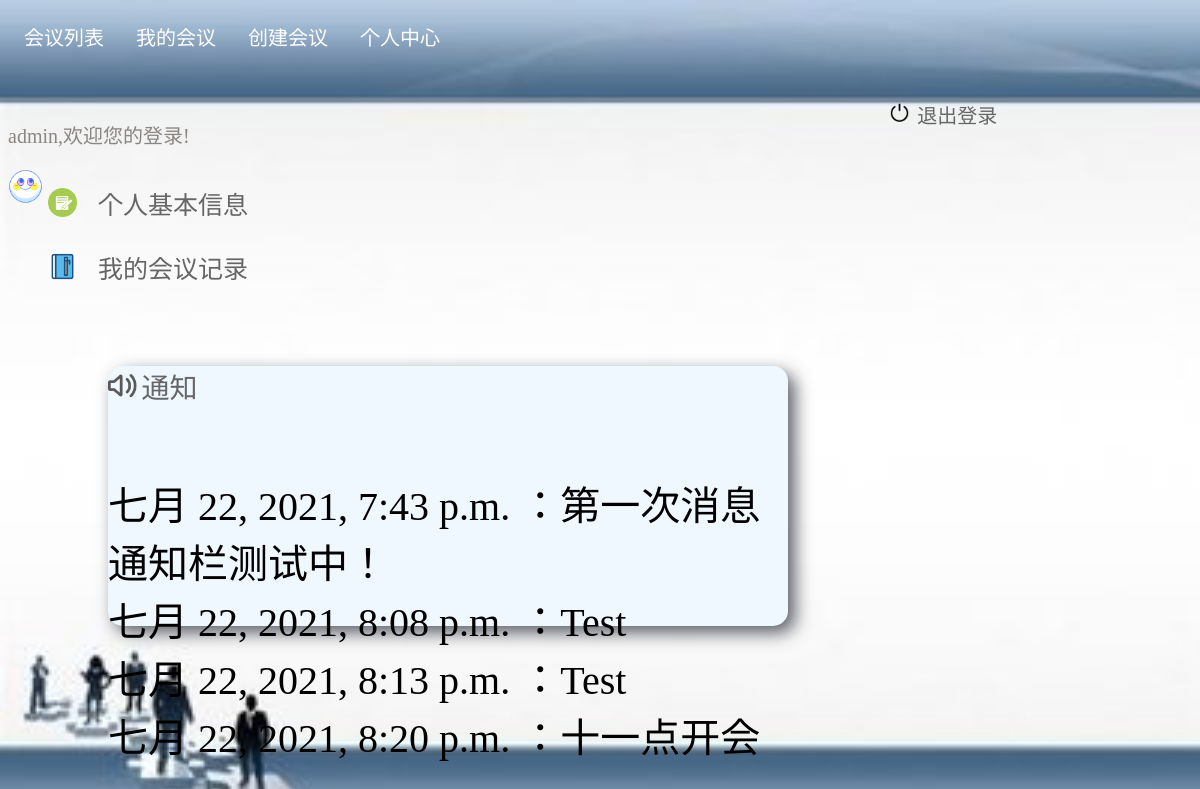
The page /top_personalcentre/1admin on the database its author committed.
### myapp/models.py (models this page shows)
class Message(models.Model):
    message_time=models.DateTimeField(null=True)
    message_content=models.CharField(max_length=200)
    class Meta:
        db_table='Message'

### myapp/views.py (the view)
# urls.py: path('top_personalcentre/<int:pIndex><str:name>', views.top_personalcentre, name='top_personalcentre'),
def top_personalcentre(request,pIndex,name):
    message = Message.objects.all()
    context={
        'name':name,
        'pIndex':pIndex,
        'message':message,
    }
    return render(request,'myapp/meeting_personal.html',context)

### templates/myapp/meeting_personal.html (shortened to what this page needs)
 {% extends 'myapp/base.html' %}
{% block content %}
     <div class="left">
         <marquee><p>{{ name }},欢迎您的登录!</p><img src="../../static/images/笑脸.png" height="35px" width="35px" /></marquee>
     </div>
     <ul class="ulli">
         <li class="li01"> <a href="{% url 'edit_person' name %}"> 个人基本信息</a></li><br/>
         <li class="li02"> <a href="{% url 'show_join' name %}}">我的会议记录</a></li>
     </ul>
     <div class="rig">
        <div class="div1" ><li><a href="{% url 'dologout' %}">退出登录</a></div>
      </div>                                                                                                                                                                       </div>
    <br/><br/>
      <div style="  background-color: aliceblue; border-radius:15px; width: 680px; height: 260px;float: left;margin-left: 100px;margin-top:20px;box-shadow: 7px 7px 17px rgba(52, 56, 66, 0.8);" >
         <p class="str">通知</p>
      <div style="margin-top: 40px; font-size: 40px">
      <marquee scrolldelay="110">
      {% for port in message %}
         {{ port.message_time }} ：{{ port.message_content }} <br>
      {% endfor %}
      </marquee>
      </div>
        </div>
{% endblock %}

### templates/myapp/base.html (style rules this page uses)
body { background-image: url(../../static/images/05.jpg); background-repeat: no-repeat; background-size: 100% 100%; width:100%; height:820px; top:0px; -moz-background-size: 100% 100%; }

### templates/myapp/meeting_personal.html (style rules this page uses)
p { font-size: 20px; color:#8B8682; font-family: Consolas; display: inline-block; vertical-align: middle; }
.div1 { float:left; width:120px; margin-left: 20px; }
.rig { width:330px; height:30px; position: absolute; top:100px; right:0px; }
.div1 a { text-decoration:none; font-size: 20px; color: #666666; }
.div1 li { list-style-type: none; background: url(../../static/images/11.png) no-repeat 0rem 0.2rem; background-size: 1.2rem 1.2rem; text-indent: 1.7em; }
a { text-decoration: none; color: #666666; }
.left { width:200px; position: absolute; top:100px; margin-left:0px; }
.ulli { margin-top:120px; font-size: 25px; }
.str { text-align: left; font-size: 28px; list-style-type: none; background: url(../../static/images/09.png) no-repeat 0rem 0.3rem; background-size: 1.8rem 1.8rem; text-indent:1.2em; color: #666666; margin-top:0px; }
.li01 { list-style-type: none; background: url(../../static/images/15.png) no-repeat 0rem 0.2rem; background-size: 1.8rem 1.8rem; text-indent: 2em; }
.li02 { list-style-type: none; background: url(../../static/images/16.png) no-repeat 0rem 0.2rem; background-size: 1.8rem 1.8rem; text-indent: 2em; }

### rows shown on the page
Message: message_time "七月 22, 2021, 7:43 p.m.", message_content "第一次消息通知栏测试中！"
Message: message_time "七月 22, 2021, 8:08 p.m.", message_content "Test"
Message: message_time "七月 22, 2021, 8:13 p.m.", message_content "Test"
Message: message_time "七月 22, 2021, 8:20 p.m.", message_content "十一点开会"

### other values the page prints
{{ name }} "admin"
